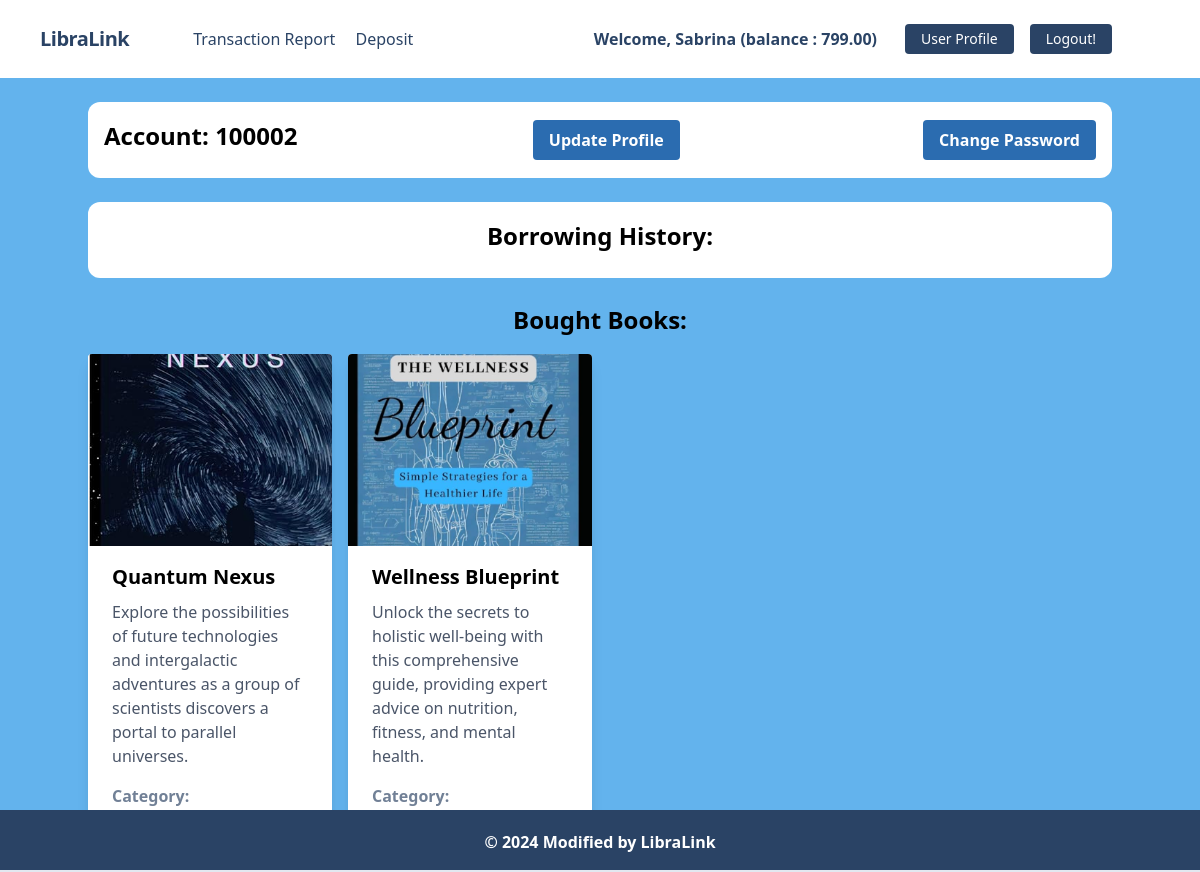
/accounts/profile/ (signed in), run on the app's committed database.
### accounts/models.py (models this page shows, shortened)
class UserLibraryAccount(models.Model):
    user = models.OneToOneField(User, related_name='account', on_delete=models.CASCADE)
    account_no = models.IntegerField(unique=True)
    birth_date = models.DateField(null=True, blank=True)
    gender = models.CharField(max_length=10, choices=GENDER_TYPE)
    initial_deposite_date = models.DateField(auto_now_add=True)
    balance = models.DecimalField(default=0, max_digits=12, decimal_places=2)

### books/models.py (models this page shows, shortened)
class Book(models.Model):
    categories = models.CharField(max_length=50, choices=CATEGORY_CHOICES)
    title = models.CharField(max_length=100)
    image = models.ImageField(upload_to='books/media/uploads', blank=True, null=True)
    description = models.TextField()
    price = models.FloatField()
    borrowers = models.ManyToManyField(User, related_name='borrowed_books', blank=True)

### accounts/views.py (the view, shortened to what this page needs)
# urls.py: path('profile/', UserProfileView.as_view(), name='profile'),
class UserProfileView(LoginRequiredMixin,View):
    template_name = 'accounts/profile.html'
    def get(self, request):
        form = UserUpdateForm(instance=request.user)
        borrowers = Book.objects.filter(borrowers=request.user)
        transaction_history = Transaction.objects.filter(
            account=request.user.account,
            transaction_type=BORROWED
        ).order_by('-timestamp')
        return render(request, self.template_name, {'form': form, 'books': borrowers, 'transaction_history': transaction_history})

### accounts/templates/accounts/profile.html (shortened to what this page needs)
{% extends 'base.html' %}
{% block content %}
<div class="bg-white p-4 rounded-xl my-6">
    <div class="flex items-center justify-between">
        <h4 class="font-bold text-2xl text-left pb-2">
            Account: {{request.user.account.account_no}}
        </h4>
        <a href="{% url 'update_profile' %}" class="bg-blue-700 hover:bg-red-700 text-white font-bold py-2 px-4 rounded">
            Update Profile
        </a>
        <a href="{% url 'change_pass' %}" class="bg-blue-700 hover:bg-red-700 text-white font-bold py-2 px-4 rounded ml-2">
            Change Password
        </a>
    </div>
</div>
<div class="bg-white p-4 rounded-xl my-6 text-center ">
  <h2 class="text-2xl font-bold mb-2">Borrowing History:</h2>
</div>
<div class="container mt-5">
    {% if books %}
    <h2 class="text-center text-2xl font-bold mb-4">Bought Books:</h2>
    <div class="grid grid-cols-1 sm:grid-cols-2 md:grid-cols-3 lg:grid-cols-4 gap-4">
        {% for book in books %}
        <div class="max-w-sm bg-white rounded overflow-hidden shadow-lg">
            {% if book.image %}
            <img src="{{ book.image.url }}"
                 alt="{{ book.title }} Image"
                 class="w-full h-48 object-cover">
            {% else %}
            <div class="bg-gray-300 w-full h-48 flex items-center justify-center">
                <p class="text-gray-500">No Image Available</p>
            </div>
            {% endif %}
            <div class="px-6 py-4">
                <div class="font-bold text-xl mb-2">{{ book.title }}</div>
                <p class="text-gray-700 text-base ">
                    {{ book.description }}
                </p>
                <div class="mt-4 flex justify-between">
                    <div>
                        <p class="text-gray-600">
                            <strong>Category:</strong> {{ book.category }}
                        </p>
                        <p class="text-gray-600">
                            <strong>Price:</strong> ${{ book.price }}
                        </p>
                    </div>
                    <div class="flex items-end">
                        <a href="{% url 'details_book' book.id %}"
                           class="btn-blue">
                        </a>
                    </div>
                </div>
            </div>
        </div>
        {% endfor %}
    </div>
    {% else %}
    <div class="h-70vh flex justify-content-center items-center">
        <h1 class="text-2xl">No bought books yet.</h1>
    </div>
    {% endif %}
</div>
{% endblock %}

### core/templates/navbar.html (shortened to what this page needs)
<nav class="flex items-center justify-between flex-wrap bg-white p-6 px-10">
    <div class="flex items-center flex-shrink-0 text-white mr-6">
        <span class="font-semibold text-xl tracking-tight text-blue-900"><a href="/">LibraLink</a></span>
    </div>
    <div class="w-full block flex-grow lg:flex lg:items-center lg:w-auto px-10">
        {% if request.user.is_authenticated %}
            <div class="text-md lg:flex-grow">
                <a href="{% url 'transaction_report' %}" class="block mt-4 lg:inline-block lg:mt-0 text-blue-900 hover:text-red-900 hover:font-black mr-4">
                   Transaction Report
                </a>
                <a href="{% url 'deposit_money' %}" class="block mt-4 lg:inline-block lg:mt-0 text-blue-900 hover:text-red-900 hover:font-black mr-4">
                    Deposit
                </a>
            </div>
            <div class="flex w-auto">
                <div class="text-blue-900 my-auto font-black px-5" style="text-align: center;">Welcome, {{ request.user.first_name }} (balance : {{request.user.account.balance}}) </div>
                <a href="{% url 'profile' %}" class="mx-2 inline-block font-medium text-sm px-4 py-2 leading-none bg-blue-900 rounded text-white border-white hover:border-transparent hover:text-dark hover:bg-red-700 mt-4 lg:mt-0">User Profile</a>
                <a href="{% url 'logout' %}" class="mx-2 inline-block font-medium text-sm px-4 py-2 leading-none bg-blue-900 rounded text-white border-white hover:border-transparent hover:text-dark hover:bg-red-700 mt-4 lg:mt-0">Logout!</a>
            </div>
        {% endif %}
    </div>
</nav>

### data on the page
Book: image (picture), title "Quantum Nexus", description "Explore the possibilities of future technologies and intergalactic adventures as a group of scientists discovers a portal to parallel universes."
Book: image (picture), title "Wellness Blueprint", description "Unlock the secrets to holistic well-being with this comprehensive guide, providing expert advice on nutrition, fitness, and mental health."

### other printed values
{{ request.user.first_name }} "Sabrina"
{{ request.user.account.balance }} "799.00"
{{ request.user.account.account_no }} "100002"
